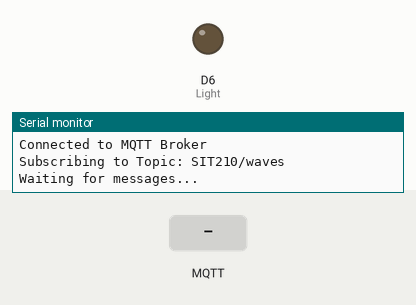
The sketch below on a simulated Arduino MKR. On the bench: output pins drawn as LEDs (lit = HIGH), the last lines printed to the serial monitor. Dashed ring = blinking. Inputs (shaded band) come from the test bench. WiFi joins after 1.5 s; servers stay silent unless stated; no MQTT or app messages arrive unless stated.

Above: at 2.7 s.
2.8 s: MQTT message "Wave" arrives on the first subscribed topic
At 4.1 s:
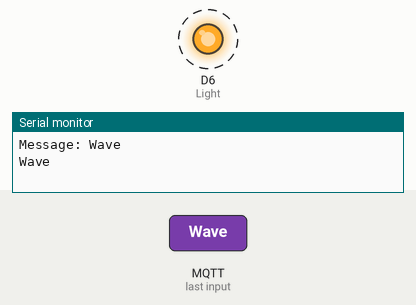
5.8 s: MQTT message "1" arrives on the first subscribed topic
8.8 s: MQTT message "on" arrives on the first subscribed topic
Timing chart, 0 to 11.8 s (numbered marks = the images above; inputs shaded):
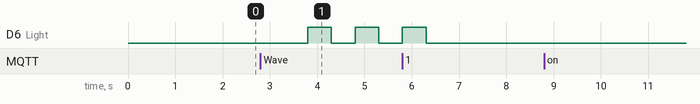

The sketch:

Subscriber.ino
```cpp
#include <WiFiNINA.h>            // Library for WiFi connectivity using the NINA module
#include <ArduinoMqttClient.h>   // Library for MQTT client functionality

// WiFi network credentials
char ssid[] = "realme";           // Your WiFi network SSID (name)
char pass[] = "Realme25";         // Your WiFi network password

const int Light = 6;               // Digital pin connected to the LED

WiFiClient wificlient;             // Create a WiFi client instance
MqttClient mqttClient(wificlient); // Create an MQTT client instance using the WiFi client

// MQTT Broker details
const char broker[] = "broker.emqx.io"; // MQTT broker address
int port = 1883;                        // MQTT broker port (1883 is the default for non-secure connections)

const char topic[] = "SIT210/waves";    // MQTT topic to subscribe to

void setup() {
  Serial.begin(9600);       // Initialize serial communication at 9600 baud rate

  pinMode(Light, OUTPUT);   // Set the LED pin as an output

  connectToWiFi();          // Establish connection to the WiFi network

  connectToMQTTBroker();    // Connect to the MQTT broker

  mqttClient.subscribe(topic); // Subscribe to the specified MQTT topic
  Serial.print("Subscribing to Topic: ");
  Serial.println(topic);
  Serial.println("Waiting for messages...");
}

void loop() {
  // Check if the MQTT client is connected; if not, attempt to reconnect
  if (!mqttClient.connected()) {
    connectToMQTTBroker(); // Re-establish MQTT connection if it's lost
  }

  mqttClient.poll(); // Process incoming MQTT messages and maintain the connection

  // Handle all available incoming MQTT messages
  while (mqttClient.available()) {
    Serial.print("Received a message with topic: ");
    Serial.println(mqttClient.messageTopic());

    String message = mqttClient.readString(); // Read the incoming message as a string
    Serial.print("Message: ");
    handleMessage(message); // Process the received message

    Serial.println();
  }
}

// Function to connect to the WiFi network
void connectToWiFi() {
  Serial.print("Attempting to connect to ");
  Serial.println(ssid);

  // Attempt to connect to WiFi until successful
  while (WiFi.begin(ssid, pass) != WL_CONNECTED) {
    Serial.print("."); // Indicate connection attempt
    delay(1000);       // Wait for 1 second before retrying
  }

  Serial.println("\nYou're Connected to WiFi");
  Serial.print("IP Address: ");
  Serial.println(WiFi.localIP()); // Print the assigned IP address
}

// Function to connect to the MQTT broker
void connectToMQTTBroker() {
  Serial.print("Attempting to connect to MQTT Broker: ");
  Serial.println(broker);

  // Attempt to connect to the MQTT broker until successful
  while (!mqttClient.connect(broker, port)) {
    Serial.print("."); // Indicate connection attempt
    delay(1000);       // Wait for 1 second before retrying
  }

  Serial.println("\nConnected to MQTT Broker");
}

// Function to handle the "Wave" command: print "Wave" and blink the LED 3 times
void Wave() {
  Serial.println("Wave");
  for (int i = 0; i < 3; i++) {
    digitalWrite(Light, HIGH); // Turn the LED on
    delay(500);                // Wait for 500 milliseconds
    digitalWrite(Light, LOW);  // Turn the LED off
    delay(500);                // Wait for 500 milliseconds
  }
}

/*
void Pat() { // Function to handle the "Pat" command: print "Pat" and blink the LED 5 times
  Serial.println("Pat");
  for (int i = 0; i < 5; i++) {
    digitalWrite(Light, HIGH); // Turn the LED on
    delay(1000);               // Wait for 1 second
    digitalWrite(Light, LOW);  // Turn the LED off
    delay(1000);               // Wait for 1 second
  }
}
*/

// Function to process incoming MQTT messages
void handleMessage(String message) {
  Serial.print("Received a message with topic: ");
  Serial.println(mqttClient.messageTopic());

  Serial.print("Message: ");
  Serial.println(message);

  // Determine the action based on the message content
  if (message == "Wave") {
    Wave(); // Call the Wave function
  }
  // Uncomment the following lines if you want to handle the "Pat" command
  /*
  else if (message == "Pat") {
    Pat(); // Call the Pat function
  }
  */
}
```

Measured:
- after the input at 2.8 s, D6 (Light): alternates HIGH for 0.50 s and LOW for 0.50 s, starting after 1.0 s
